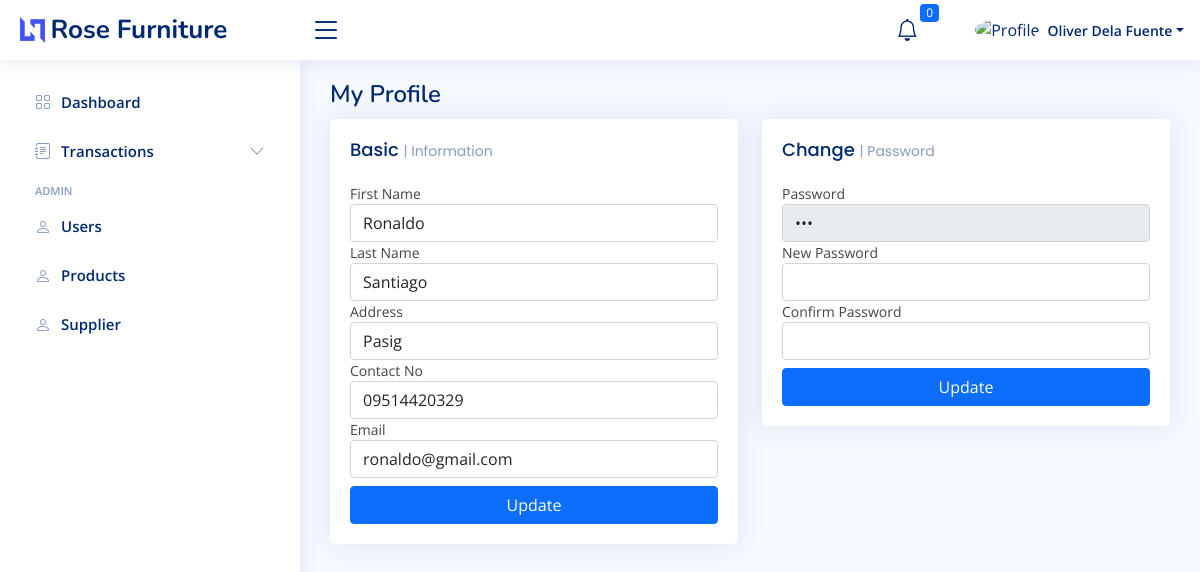
Page /ecommerce/profile.php?user_id=4 (signed in) on the earlier database version.
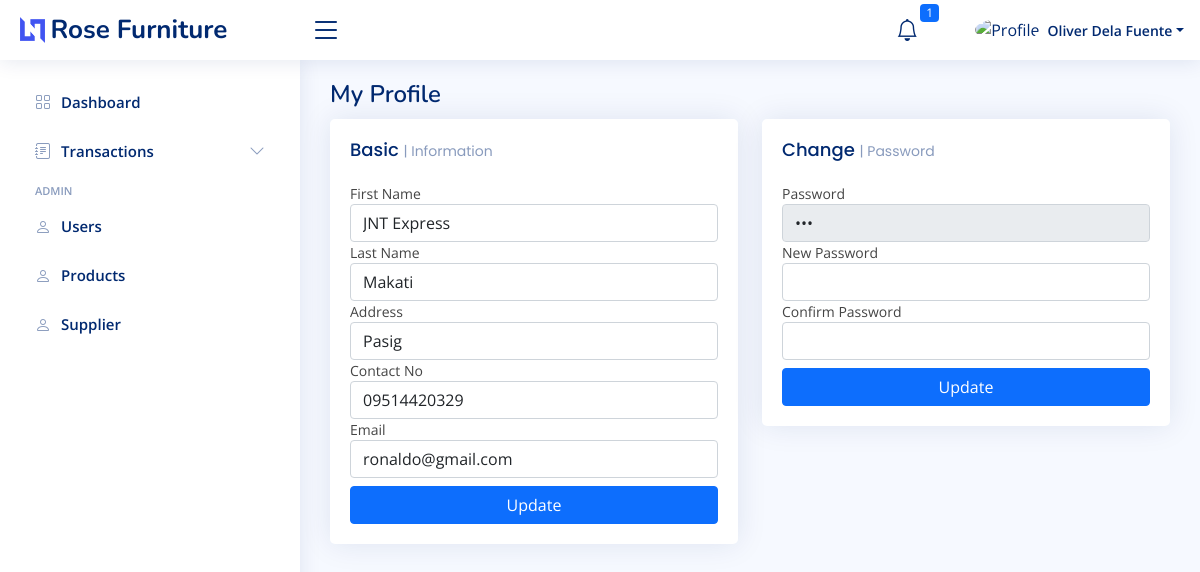
Same page on the later database version.
### tables this page shows
CREATE TABLE `tbl_users` (
  `user_id` int(11) NOT NULL,
  `first_name` varchar(100) DEFAULT NULL,
  `last_name` varchar(100) DEFAULT NULL,
  `address` varchar(250) DEFAULT NULL,
  `contact_no` varchar(50) DEFAULT NULL,
  `username` varchar(100) DEFAULT NULL,
  `password` varchar(100) DEFAULT NULL,
  `email` varchar(100) DEFAULT NULL,
  `group_code` int(11) DEFAULT NULL,
  `logistic_id` int(11) DEFAULT 0,
  `status` int(11) DEFAULT 1
);

### ecommerce/profile.php (the view, shortened to what the changed rows need)
<?php include '../includes/header_ecommerce.php'; ?>
<?php
global $conn;
$user_id = $_GET["user_id"];
$sql = mysqli_query($conn, "SELECT * FROM tbl_users WHERE user_id = '$user_id' ");
$row = mysqli_fetch_assoc($sql);
?>
    <div class="pagetitle">
      <h1>My Profile</h1>
    </div>
    <section class="section dashboard">
      <div class="row">
        <div class="col-lg-6">
          <div class="row">
            <div class="col-12">
              <div class="card recent-sales overflow-auto">
                <div class="card-body">
                  <div>
                    <label for="">First Name</label>
                    <input type="text" class="form-control" id="first_name" value="<?= $row['first_name'] ?>">
                  </div>
                  <div>
                    <label for="">Last Name</label>
                    <input type="text" class="form-control" id="last_name" value="<?= $row['last_name'] ?>">
                  </div>
                  <div>
                    <label for="">Address</label>
                    <input type="text" class="form-control" id="address" value="<?= $row['address'] ?>">
                  </div>
                  <div>
                    <label for="">Contact No</label>
                    <input type="text" class="form-control" id="contact_no" value="<?= $row['contact_no'] ?>">
                  </div>
                  <div class="mb-2">
                    <label for="">Email</label>
                    <input type="text" class="form-control" id="email" value="<?= $row['email'] ?>">
                  </div>
                </div>
              </div>
            </div>
          </div>
        </div>
        <div class="col-lg-6">
          <div class="card">
            <div class="card-body">
              <div class="activity">
              <div>
                    <label for="">Password</label>
                    <input type="password" disabled class="form-control" value="<?= $row['password'] ?>">
                  </div>
              </div>
            </div>
          </div>
        </div>
      </div>
    </section>
  <?php include '../includes/footer_ecommerce.php'; ?>

### includes/header_ecommerce.php (shortened to what the changed rows need)
<?php
@require_once '../database/connection.php';
@$date = new DateTime('now', new DateTimeZone('Asia/Manila'));
@$new_date = @$date->format('Y-m-d H:i:s');
@$sqlDate = mysqli_query($conn, "SELECT date_completed FROM tbl_order_detail_items WHERE refund_status = 1 ");
@$fetchDate = mysqli_fetch_assoc($sqlDate);
if(@$new_date > @$fetchDate['date_completed']){
  @$updateRefund = "UPDATE tbl_order_detail_items SET refund_status = 0 WHERE refund_status = 1 ";
  mysqli_query($conn, $updateRefund);
}
?>
<!DOCTYPE html>
<html lang="en">
<head>
  <link href="https://cdn.jsdelivr.net/npm/select2@4.1.0-rc.0/dist/css/select2.min.css" rel="stylesheet" />
  <link rel="stylesheet" href="https://cdnjs.cloudflare.com/ajax/libs/font-awesome/6.4.2/css/all.min.css" />
  <link href="assets/vendor/bootstrap-icons/bootstrap-icons.css" rel="stylesheet">
  <link href="assets/vendor/boxicons/css/boxicons.min.css" rel="stylesheet">
  <link href="assets/vendor/quill/quill.snow.css" rel="stylesheet">
  <link href="assets/vendor/quill/quill.bubble.css" rel="stylesheet">
  <link href="assets/vendor/remixicon/remixicon.css" rel="stylesheet">
  <link href="assets/css/bootstrap.min.css" rel="stylesheet">
  <link rel="stylesheet" href="assets/css/bsDatatable.css">
  <link href="https://cdn.jsdelivr.net/npm/sweetalert2@11.7.32/dist/sweetalert2.min.css" rel="stylesheet">
  <link href="assets/css/style.css" rel="stylesheet">
</head>
<body>
  <header id="header" class="header fixed-top d-flex align-items-center">
    <nav class="header-nav ms-auto">
      <ul class="d-flex align-items-center">
        <li class="nav-item dropdown">
          <a class="nav-link nav-icon" href="#" data-bs-toggle="dropdown">
            <i class="bi bi-bell"></i>
            <span class="badge bg-primary badge-number">
              <?php
              $sqlCountAdmin = mysqli_query($conn, "SELECT COUNT(notification_id) as 'id' FROM tbl_notifications WHERE receiver_id = '" . $_SESSION['user_id'] . "' AND status = 1 ");
              $rowCoundAdmin = mysqli_fetch_assoc($sqlCountAdmin);
              echo $rowCoundAdmin['id'];
              ?>
            </span>
          </a>
        </li>
      </ul>
    </nav>
  </header>
  <main id="main" class="main">

Differences in the rows shown:
changed tbl_users "Pasig": first_name "Ronaldo" → "JNT Express"; last_name "Santiago" → "Makati"
Other differences:
$rowCoundAdmin['id']: "0" → "1"
